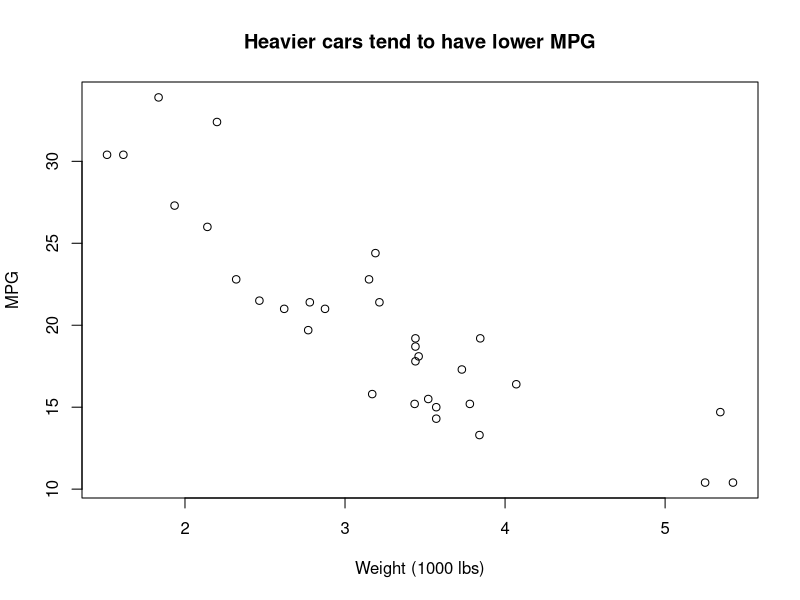
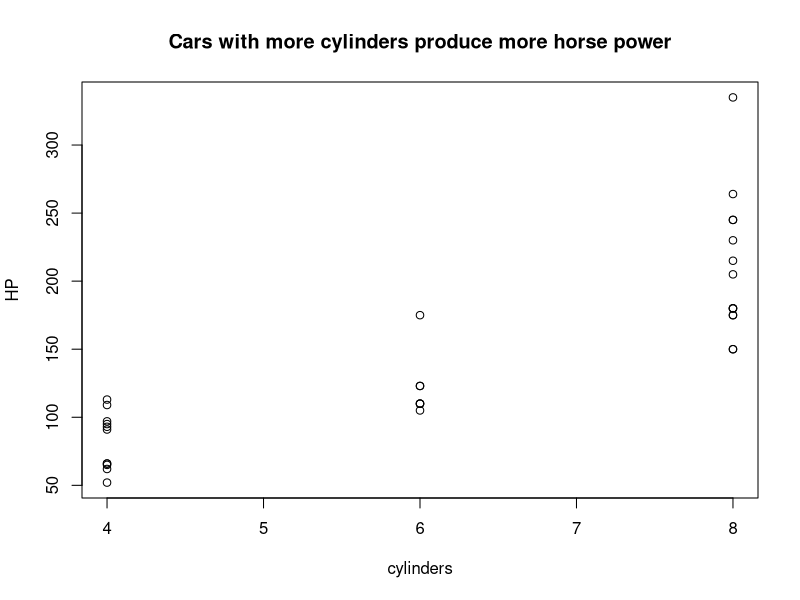
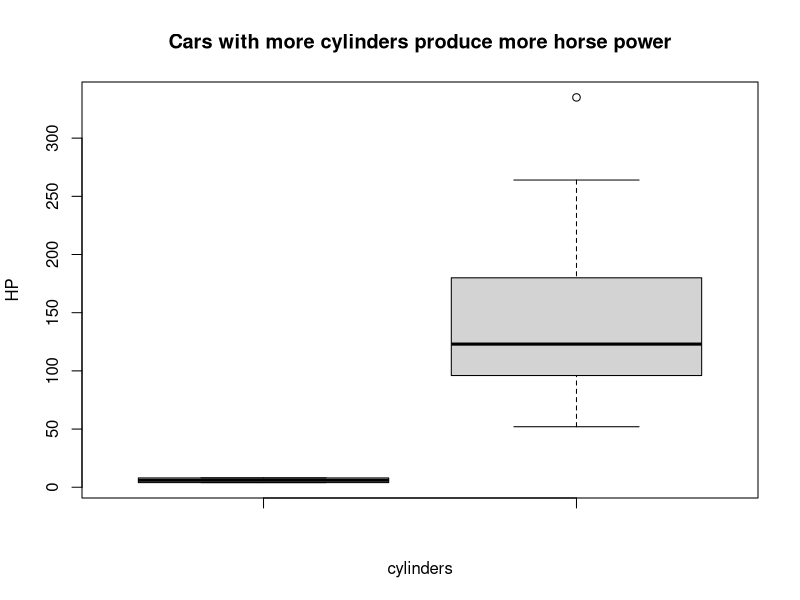
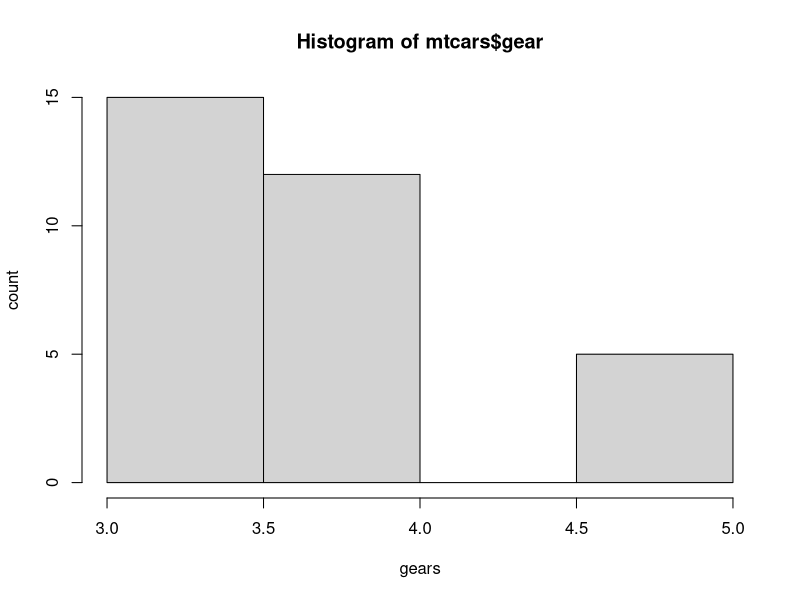

Here is the R script that generated these plots, in order:
## ---- chunk 1
0.1 + 0.1 + 0.1 - 0.3
0.3 - 0.1 - 0.1 - 0.1 # a variation

# run this if you want to avoid scientific notation
options(scipen = 999)
## ---- chunk 2
install.packages("tidyverse")
library(tidyverse)
## ---- chunk 3
mtcars[mtcars$cyl == 6 & mtcars$mpg > 20, c("mpg", "hp")]
## ---- chunk 4
mtcars %>%
  filter(cyl == 6, mpg > 20) %>%
  select(mpg, hp) 
## ---- chunk 5
data(mtcars) # reads in the data & adds it to your environment as a dataframe
mtcars <-mtcars %>% 
  rownames_to_column("model")

View(mtcars) # opens up the datafram for viewing
tail(mtcars) # displays the top few lines of the dataframe
summary(mtcars) # displays a summary of all variables
??mtcars # will open up documentation in your Help tab. works for packages, functions, too!
## ---- chunk 6
mean(mtcars$mpg) # the $ helps you select a specific column of interest
## ---- chunk 7
mean(mtcars$hp)
## ---- chunk 8
median(mtcars$mpg)
## ---- chunk 9
# this is a scatterplot of mpg by wt
plot(mtcars$wt, mtcars$mpg,
     xlab = "Weight (1000 lbs)", ylab = "MPG",
     main = "Heavier cars tend to have lower MPG")
## ---- chunk 10
plot(mtcars$cyl, mtcars$hp,
     xlab = "cylinders", ylab = 'HP',
     main = "Cars with more cylinders produce more horse power")
boxplot(mtcars$cyl, mtcars$hp,
     xlab = "cylinders", ylab = "HP",
     main = "Cars with more cylinders produce more horse power")
hist(mtcars$gear,
  xlab= 'gears', ylab= 'count')
## ---- chunk 11

